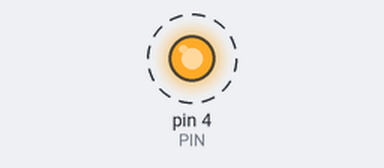
A sketch run on a simulated Arduino Uno, built with avr-gcc and run on an emulated ATmega328P. On the bench: output pins drawn as LEDs (lit = HIGH). Dashed ring = blinking. What the sketch prints to the serial monitor is not drawn.

Above: at 0.5 s.
Timing chart, 0 to 4.6 s (numbered marks = the images above):
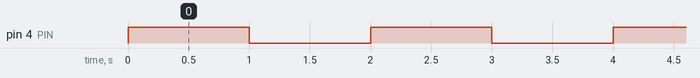

Measured:
- by itself, pin 4 (PIN): alternates HIGH for 1.0 s and LOW for 1.0 s

The sketch:

l0_pin_signal.ino
```cpp
const int PIN = 4;                   // имя для номера вывода

void setup() {
  Serial.begin(115200);
  pinMode(PIN, OUTPUT);              // теперь GPIO4 создаёт сигнал
}

void loop() {
  digitalWrite(PIN, HIGH);           // GPIO4: около 3,3 В относительно GND
  Serial.println("HIGH: на выводе есть сигнал");
  delay(1000);

  digitalWrite(PIN, LOW);            // GPIO4: около 0 В относительно GND
  Serial.println("LOW: сигнал выключен");
  delay(1000);
}
```
